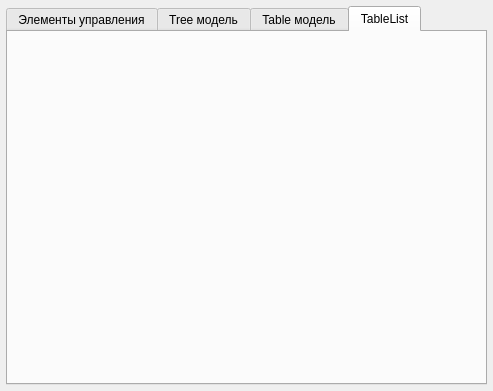
<?xml version="1.0" encoding="UTF-8"?>
<ui version="4.0">
 <class>MainDialog</class>
 <widget class="QDialog" name="MainDialog">
  <property name="geometry">
   <rect>
    <x>0</x>
    <y>0</y>
    <width>493</width>
    <height>391</height>
   </rect>
  </property>
  <property name="windowTitle">
   <string>MainDialog</string>
  </property>
  <layout class="QGridLayout" name="gridLayout">
   <property name="leftMargin">
    <number>6</number>
   </property>
   <property name="topMargin">
    <number>6</number>
   </property>
   <property name="rightMargin">
    <number>6</number>
   </property>
   <property name="bottomMargin">
    <number>6</number>
   </property>
   <item row="0" column="0">
    <widget class="QTabWidget" name="tabWidget">
     <property name="currentIndex">
      <number>3</number>
     </property>
     <widget class="QWidget" name="tab">
      <attribute name="title">
       <string>Элементы управления</string>
      </attribute>
      <layout class="QGridLayout" name="gridLayout_3">
       <item row="0" column="0">
        <layout class="QGridLayout" name="gridLayoutCtrl"/>
       </item>
       <item row="1" column="0">
        <spacer name="verticalSpacer">
         <property name="orientation">
          <enum>Qt::Vertical</enum>
         </property>
         <property name="sizeHint" stdset="0">
          <size>
           <width>20</width>
           <height>40</height>
          </size>
         </property>
        </spacer>
       </item>
      </layout>
     </widget>
     <widget class="QWidget" name="tab_2">
      <attribute name="title">
       <string>Tree модель</string>
      </attribute>
      <layout class="QGridLayout" name="gridLayout_4">
       <item row="0" column="0">
        <layout class="QVBoxLayout" name="verticalLayout"/>
       </item>
      </layout>
     </widget>
     <widget class="QWidget" name="tab_3">
      <attribute name="title">
       <string>Table модель</string>
      </attribute>
      <layout class="QGridLayout" name="gridLayout_2">
       <item row="0" column="0">
        <layout class="QVBoxLayout" name="verticalLayoutTable"/>
       </item>
      </layout>
     </widget>
     <widget class="QWidget" name="tab_4">
      <attribute name="title">
       <string>TableList</string>
      </attribute>
      <layout class="QGridLayout" name="gridLayout_5">
       <item row="0" column="0">
        <layout class="QVBoxLayout" name="verticalLayoutTableList"/>
       </item>
      </layout>
     </widget>
    </widget>
   </item>
  </layout>
 </widget>
 <resources/>
 <connections/>
</ui>
